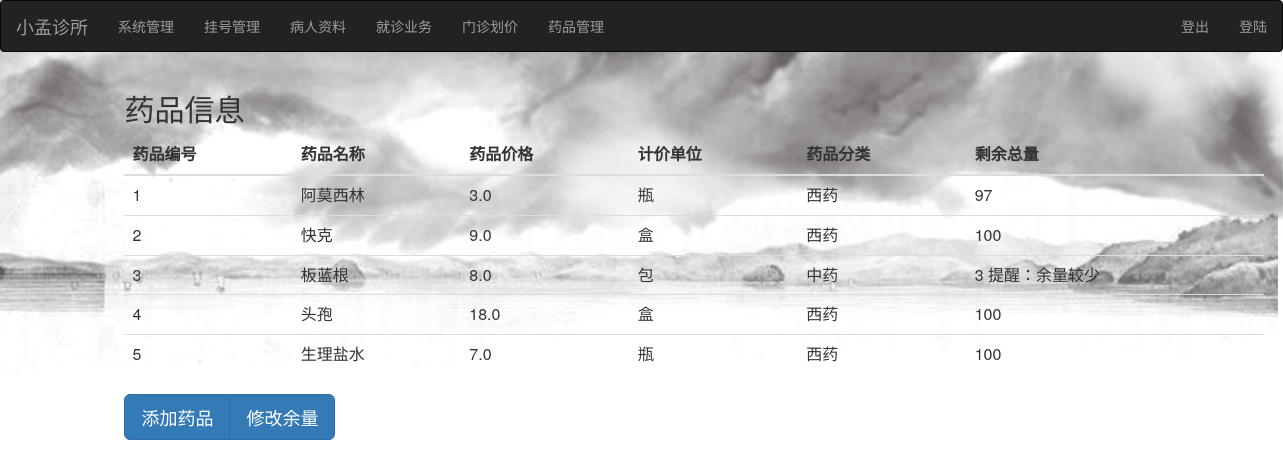
The app's page /doctor/medicine/ (signed in), older data.
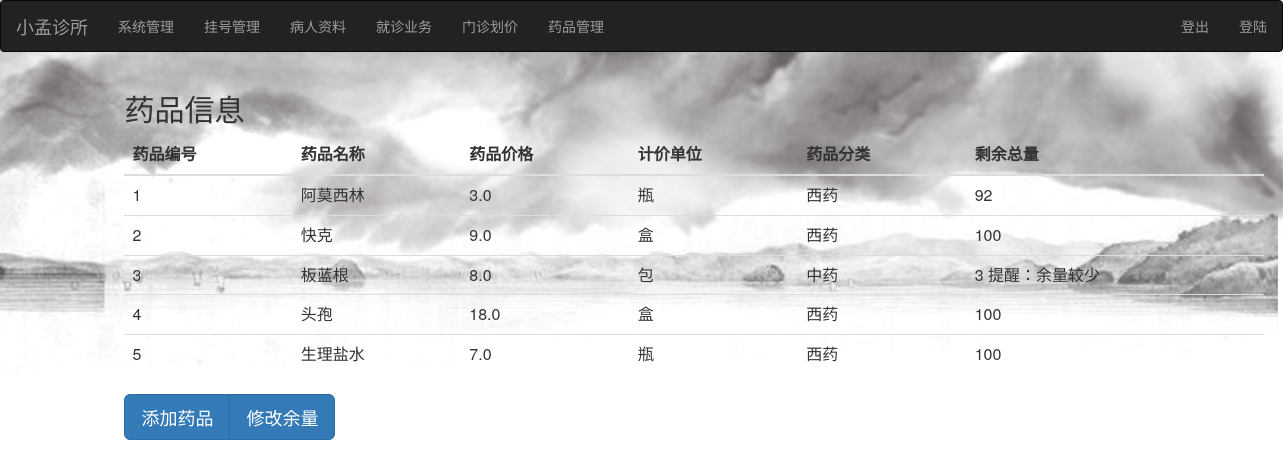
The same page, newer data.
### doctor/models.py (models this page shows, shortened)
class Medicine(models.Model):
    number = models.IntegerField()
    name = models.CharField(max_length=100)
    price = models.FloatField(default=0)
    unit = models.CharField(max_length=100)
    sort = models.CharField(max_length=100)
    amount = models.IntegerField(default=100)

### doctor/views.py (the view)
@permission_required(perm='doctor.add_medicine',
                     login_url=login_url)
def medicine(request):
    all_medicine = Medicine.objects.order_by('id')
    return render(request, 'medicine/index.html', {'all_medicine': all_medicine})

### doctor/templates/medicine/index.html
{% extends 'polls/index.html' %}
{% block register_form %}
<div class="row">
    <div class="col-sm-1"></div>
  <div class="col-sm-6">
    <div class="container">
  <h2>药品信息</h2>
  <table class="table">
    <thead>
      <tr>
        <th>药品编号</th>
        <th>药品名称</th>
        <th>药品价格</th>
         <th>计价单位</th>
          <th>药品分类</th>
        <th>剩余总量</th>
      </tr>
    </thead>
    <tbody>
      {% for m in all_medicine %}
      <tr>
        <td>{{ m.number }} </td>
        <td>{{ m.name }}</td>
        <td>{{ m.price }}</td>
         <td>{{ m.unit }}</td>
          <td>{{ m.sort }}</td>
        {% if m.amount > 10 %}
        <td>{{ m.amount }}</td>
        {% else %}
        <td>{{ m.amount }}  提醒：余量较少</td>
        {% endif %}
      </tr>
      {% endfor %}
    </tbody>
  </table>
  <div class="btn-group">
  <button type="button" class="btn btn-primary btn-lg"  onclick='location.href="http://localhost:8000/doctor/medicine_add"'>添加药品</button>
  <button type="button" class="btn btn-primary btn-lg" onclick='location.href="http://localhost:8000/doctor/medicine_num"'>修改余量</button>
    </div>
</div>
  </div>
  <div class="col-sm-3"></div>
</div>
{% endblock %}

Row changes from the older to the newer data that the page shows:
changed Medicine "阿莫西林": amount "97" → "92"
